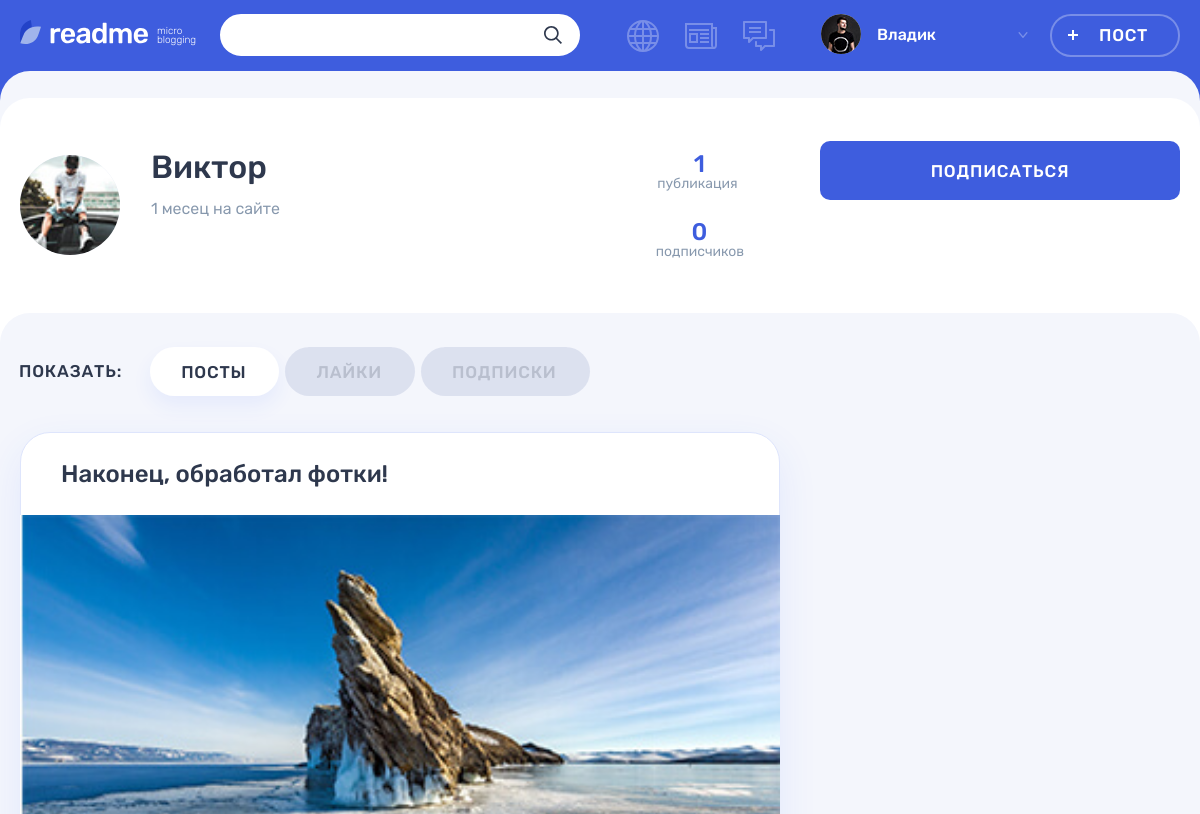
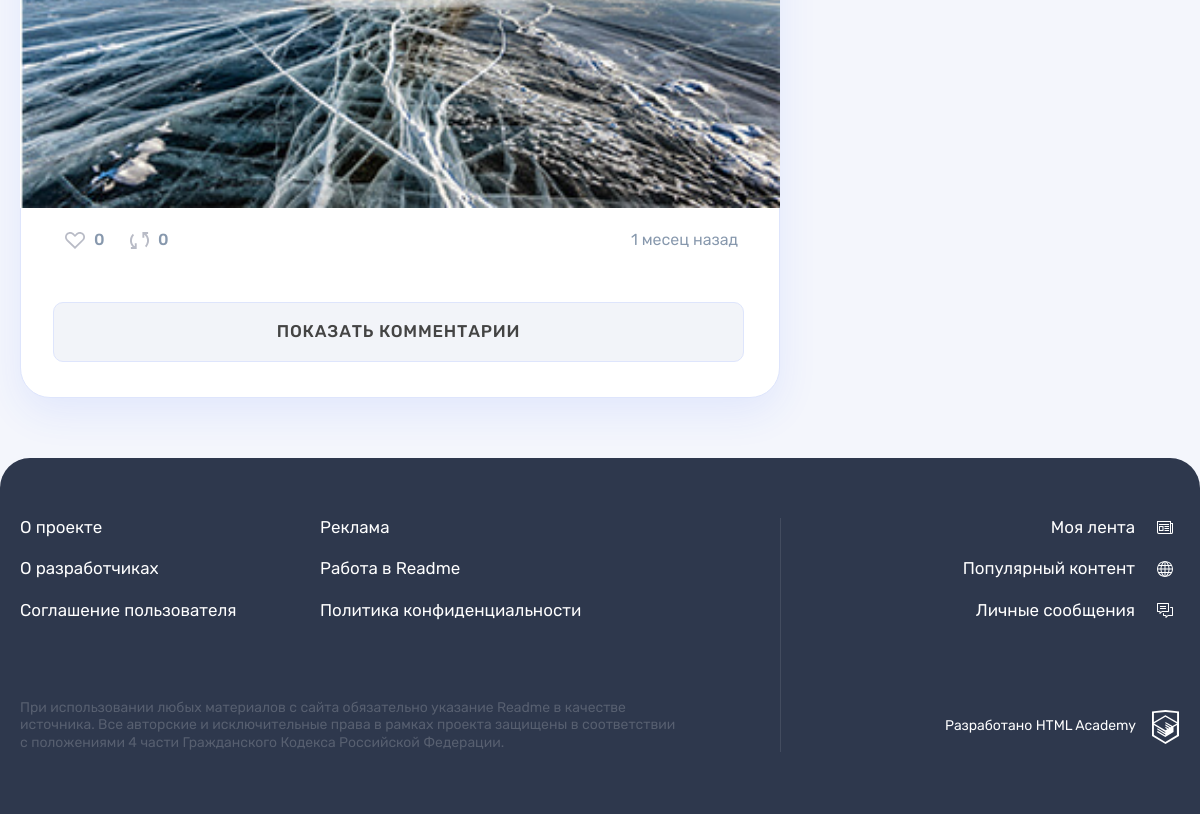
The page /profile.php?active_tab=posts&user_id=3 (signed in) on the database as committed earlier (2 pictures, top to bottom).
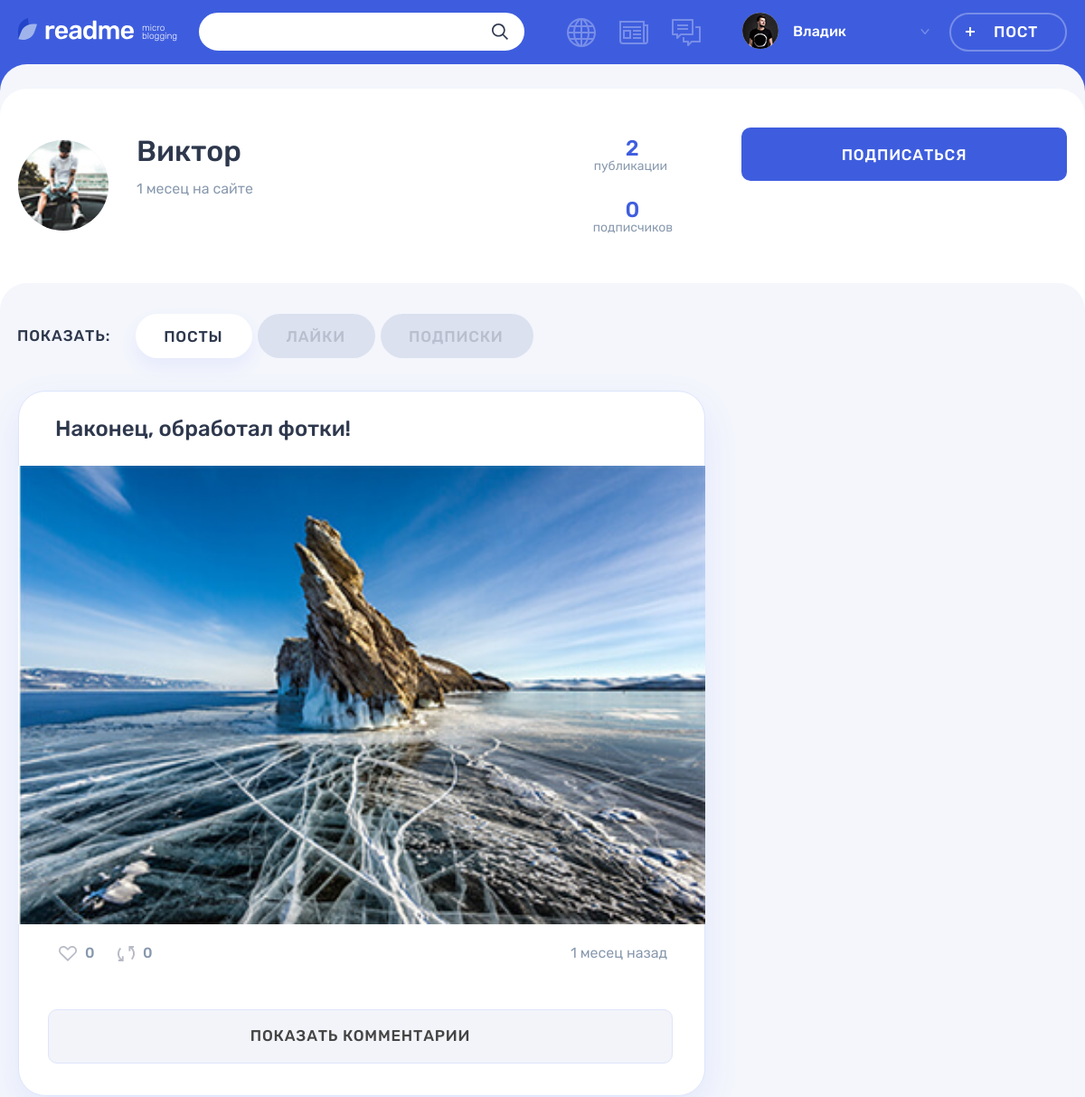
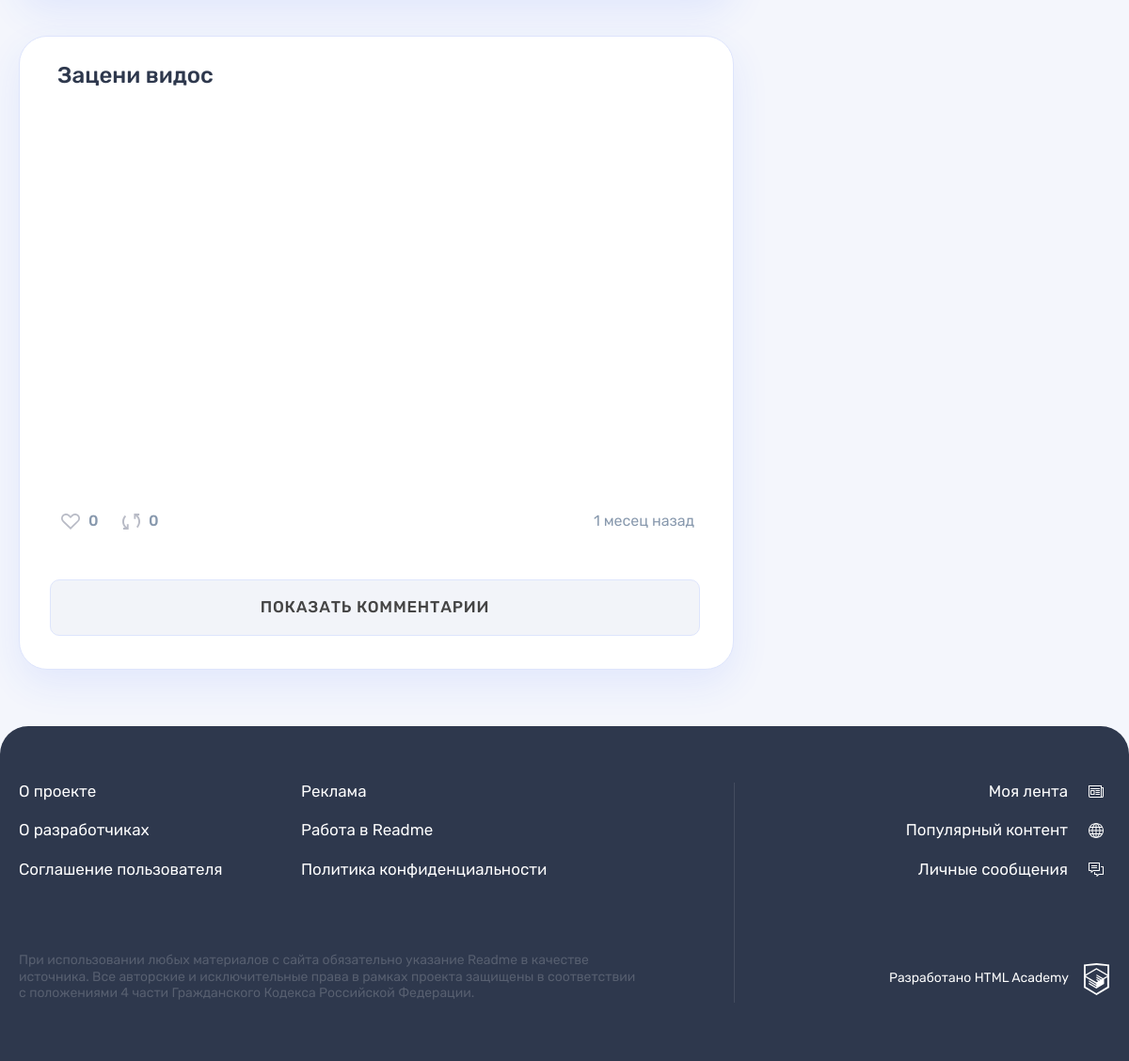
The same page on the database as committed later (2 pictures, top to bottom).
### tables this page shows
CREATE TABLE users (
id INT UNSIGNED AUTO_INCREMENT PRIMARY KEY,
registration_date TIMESTAMP DEFAULT CURRENT_TIMESTAMP,
email VARCHAR(128) NOT NULL UNIQUE,
login VARCHAR(128) NOT NULL UNIQUE,
password VARCHAR(128) NOT NULL,
avatar VARCHAR(128) NOT NULL
);

CREATE TABLE posts (
  id INT UNSIGNED AUTO_INCREMENT PRIMARY KEY,
  post_date TIMESTAMP DEFAULT CURRENT_TIMESTAMP,
  title VARCHAR(128) NOT NULL,
  content_text VARCHAR(512) NULL,
  quote_author VARCHAR(128) NULL,
  img VARCHAR(128) NULL,
  video VARCHAR(128) NULL,
  link VARCHAR(256) NULL,
  views INT UNSIGNED NULL,

  user_id INT UNSIGNED NOT NULL,
  type_id INT UNSIGNED  NOT NULL,
  original_author_id INT UNSIGNED NULL,
  original_id INT UNSIGNED NULL
);

### db_requests.php (called while the page is built, shortened)
<?php
function get_data($link, $sql)
{
    $result = mysqli_query($link, $sql);
    $result = mysqli_fetch_all($result, MYSQLI_ASSOC);
    return $result;
}
function get_post_comments($link, $post_id)
{
    $sql = "SELECT com.*, u.login AS author, u.avatar
    FROM comments com
    JOIN posts p ON p.id = com.post_id
    JOIN users u ON u.id = com.user_id
    WHERE com.post_id = $post_id
    ORDER BY comment_date DESC";
    return get_data($link, $sql);
}
function get_posts_by_author_id($link, $author_id)
{
    $sql = "SELECT DISTINCT p.*, u.login AS author_login, ct.icon_type AS type, u.avatar,
    IFNULL((SELECT COUNT(*) FROM likes l WHERE l.post_id = p.id), 0) AS likes,
    IFNULL((SELECT COUNT(*) FROM comments com WHERE com.post_id = p.id), 0) AS comments_count,
    IFNULL((SELECT COUNT(*) FROM posts post WHERE post.original_id = p.id), 0) AS reposts,
    post.post_date AS original_date, us.login AS original_author_name, us.avatar AS original_author_avatar
    FROM posts p
    JOIN users u ON u.id = p.user_id
    JOIN content_type ct ON ct.id = p.type_id
    LEFT JOIN users us ON us.id = p.original_author_id
    LEFT JOIN posts post ON post.id = p.original_id
    WHERE p.user_id = $author_id
    ORDER BY p.post_date DESC";
    return get_data($link, $sql);
}
function get_profile_data($link, $profile_id, $user_id)
{
    $sql = "SELECT DISTINCT u.id, u.login, u.avatar, IFNULL(COUNT(p.user_id), 0) AS user_posts,
    u.registration_date,
    IFNULL((SELEct COUNT(*) FROM subscriptions sub WHERE sub.userto_id = u.id), 0) AS user_subs,
    IFNULL((SELEct COUNT(*) FROM subscriptions subs WHERE subs.userto_id = u.id AND subs.user_id = $user_id), 0) AS is_subscribed
    FROM users u
    JOIN posts p ON p.user_id = u.id
    WHERE u.id = $profile_id";
    return get_data($link, $sql)[0];
}
function get_hashtags_for_post($link, $post_id)
{
    $sql = "SELECT h.id, h.title
    FROM hashtags h
    JOIN hashtags_posts hp ON hp.tag_id = h.id
    WHERE hp.post_id = $post_id";
    return get_data($link, $sql);
}

### templates/profile/profile-posts.php (the view, shortened to what the rows shown need)
<section class="profile__posts tabs__content tabs__content--active">
    <?php foreach ($posts
                   as $post): ?>
        <article class="profile__post post post-<?= $post['type'] ?>">
            <div class="post__main">
                <h2><a href="post.php?post_id=<?= $post['id'] ?>"><?= anti_xss($post['title']) ?></a></h2>
                <div class="post__main">
                    <?php if ($post['type'] === 'photo'): ?>
                        <div class="post-photo__image-wrapper">
                            <img src="uploads/<?= anti_xss($post['img']) ?>" alt="Фото от пользователя" width="760"
                                 height="396">
                        </div>
                    <?php elseif ($post['type'] === 'video'): ?>
                    <div class="post-video__block">
                        <div class="post-video__preview">
                            <?= embed_youtube_video(anti_xss($post['video'])); ?>
                        </div>
                        <?php elseif ($post['type'] === 'text'): ?>
                            <?= crop_text(anti_xss($post['content_text']), $post['id']) ?>
                        <?php endif ?>
                    </div>
                    <footer class="post__footer">
                        <div class="post__indicators">
                            <div class="post__buttons">
                                <a class="post__indicator post__indicator--likes button"
                                   href="like.php?post_id=<?= $post['id'] ?>" title="Лайк">
                                    <svg class="post__indicator-icon" width="20" height="17">
                                        <use xlink:href="#icon-heart"></use>
                                    </svg>
                                    <span><?= $post['likes'] ?></span>
                                </a>
                                <a class="post__indicator post__indicator--repost button"
                                   href="repost.php?post_id=<?= $post['id'] ?>" title="Репост">
                                    <svg class="post__indicator-icon" width="19" height="17">
                                        <use xlink:href="#icon-repost"></use>
                                    </svg>
                                    <span><?= $post['reposts'] ?></span>
                                </a>
                            </div>
                            <?php $post_date = new DateTime($post['post_date']); ?>
                            <time class="post__time" title="<?= $post_date->format('d.m.Y H:i') ?>"
                                  datetime="<?= $post_date->format('Y-m-d H:i:s') ?>"><?= time_ago($post_date) ?></time>
                        </div>
                    </footer>
                    <div class="comments">
                        <a class="comments__button button <?= ($comments_for_id === $post['id']) ? "visually-hidden" : ""; ?>"
                           href="profile.php?comments_for=<?= $post['id'] ?>#post-<?= $post['id'] ?>">Показать
                            комментарии</a>
        </article>
    <?php endforeach ?>

### templates/profile-template.php (shortened to what the rows shown need)
<div class="profile profile--default">
    <div class="profile__user-wrapper">
        <div class="profile__user user container">
            <div class="profile__user-info user__info">
                <div class="profile__avatar user__avatar">
                    <img class="profile__picture user__picture" width="100px"
                         src="userpics/<?= anti_xss($profile_info['avatar']) ?>" alt="Аватар пользователя">
                </div>
                <div class="profile__name-wrapper user__name-wrapper">
                    <span
                        class="profile__name user__name"><?= get_profile_name_with_br(anti_xss($profile_info['login'])) ?></span>
                    <?php $profile__registration_date = new DateTime($profile_info['registration_date']); ?>
                    <time class="profile__user-time user__time"
                          title="<?= $profile__registration_date->format('d.m.Y H:i') ?>"
                          datetime="<?= $profile__registration_date->format('Y-m-d H:i:s') ?>"><?= time_ago($profile__registration_date,
                            " на сайте") ?></time>
                </div>
            </div>
        </div>
    </div>
    <div class="profile__tabs-wrapper tabs">
        <div class="container">
            <div class="profile__tab-content">
                <?= $profile_tab ?>
            </div>
        </div>
    </div>
</div>

### functions.php (shortened to what the rows shown need)
<?php
function include_template($name, $data)
{
    $name = 'templates/'.$name;
    extract($data);
    require $name;
    $result = ob_get_clean();
    return $result;
}
function anti_xss($user_content)
{
    return htmlspecialchars($user_content, ENT_QUOTES);
}
function time_ago($post_upload_time, $ago_text = " назад")
{
    $interval = $post_upload_time->diff(new DateTime('now'));
    $months = (int)$interval->format('%m');
    $days = (int)$interval->format('%d');
    $hours = (int)$interval->format('%H');
    $minutes = (int)$interval->format('%i');
    $years = (int)$interval->format('%Y');
    $ago = 0;
    if ($years !== 0) {
        $years = floor($years);
        $ago = $years.' '.plural_form($years, array('год', 'года', 'лет')).$ago_text;
    } elseif ($months !== 0) {
        $months = floor($months);
        $ago = $months.' '.plural_form($months, array('месец', 'месеца', 'месецев')).$ago_text;
    } elseif ($days > 7 && $days < 35) {
        $week = floor($days / 7);
        $ago = $week.' '.plural_form($week, array('неделю', 'недели', 'недель')).$ago_text;
    } elseif ($days !== 0) {
        $ago = $days.' '.plural_form($days, array('день', 'дня', 'дней')).$ago_text;
    } elseif ($hours !== 0) {
        $hours = floor($hours);
        $ago = $hours.' '.plural_form($hours, array('час', 'часа', 'часов')).$ago_text;
    } elseif ($minutes !== 0) {
        $ago = $minutes.' '.plural_form($minutes, array('минуту', 'минуты', 'минут')).$ago_text;
    } else {
        $ago = 'меньше минуты назад';
    }
    return $ago;
}
function plural_form($n, $forms)
{
    return $n % 10 === 1 && $n % 100 !== 11 ? $forms[0] : ($n % 10 >= 2 && $n % 10 <= 4 && ($n % 100 < 10 || $n % 100 >= 20) ? $forms[1] : $forms[2]);
}
function get_profile_name_with_br($name)
{
    return implode('<br>', explode(" ", $name));
}

### helpers.php (shortened to what the rows shown need)
<?php
function embed_youtube_video($youtube_url)
{
    $res = "";
    $id = extract_youtube_id($youtube_url);
    if ($id) {
        $src = "https://www.youtube.com/embed/".$id;
        $res = '<iframe width="760" height="400" allowfullscreen src="'.$src.'" frameborder="0"></iframe>';
    }
    return $res;
}
function extract_youtube_id($youtube_url)
{
    $id = false;
    $parts = parse_url($youtube_url);
    if ($parts) {
        $parts['path'] = $parts['path'] ?? null;
        if ($parts['path'] === '/watch') {
            $parts['query'] = $parts['query'] ?? null;
            parse_str($parts['query'], $vars);
            $id = $vars['v'] ?? null;
        } else {
            if ($parts['host'] === 'youtu.be') {
                $id = substr($parts['path'], 1);
            }
        }
    }
    return $id;
}

Rows that differ between the two databases and show on the page:
added posts: title "Зацени видос", likes "0", reposts "0", post_date "1 месец назад"
Other text that changed with them:
$profile_info['user_posts']: "1" → "2"
text no longer shown: "публикация"
text now shown: "публикации"
